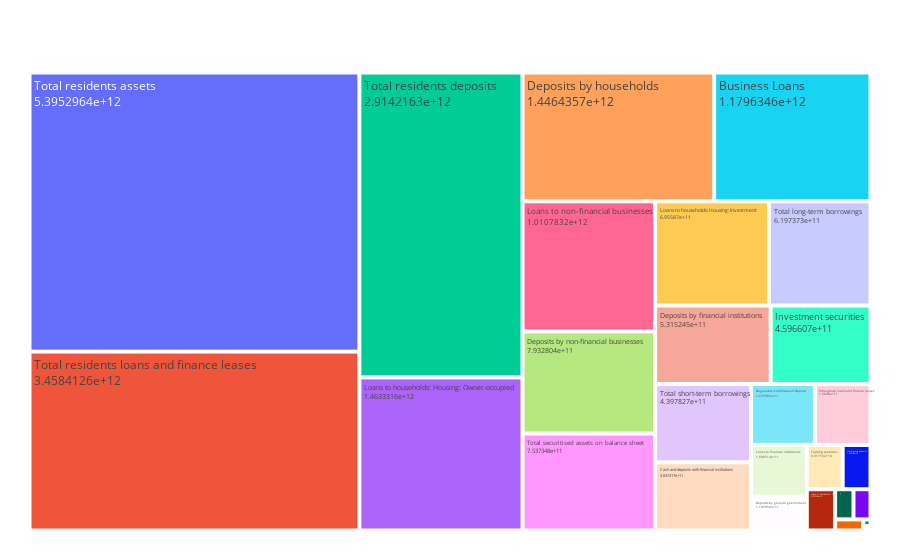

Notebook code for this chart:
### Code cell
import plotly.graph_objects as go

aggregates_df = dfs_dict['aggregates_df_dict']['df']
aggregates_df_category_col = dfs_dict['aggregates_df_dict']['category_col']
aggregates_df_dollar_col = dfs_dict['aggregates_df_dict']['dollar_col']
aggregates_df_dollar_movements_col = dfs_dict['aggregates_df_dict']['dollar_movements_col']
aggregates_df_percentage_movements_col = dfs_dict['aggregates_df_dict']['percentage_movements_col']

aggregates_df_selected_date = aggregates_df[aggregates_df[date_column] == selected_date]
aggregates_df_selected_date.head(5)

categories = aggregates_df_selected_date[aggregates_df_category_col]
values = aggregates_df_selected_date[aggregates_df_dollar_col]

# Create the treemap
fig = go.Figure(go.Treemap(
    labels=categories,
    values=values,
    parents=[""] * len(categories),  # Indicates no parent for all items
    textinfo="label+value"  # Display labels and values on the treemap
))

fig.update_layout(margin=dict(t=50, l=25, r=25, b=25))

fig.show()

### Figure 1 — Plotly figure (JSON) as saved in the notebook; plotly's stock layout.template omitted (floating-point values rounded to 4 significant figures)
{"data": [{"labels": ["Acceptances", "Business Loans", "Cash and deposits with financial institutions", "Deposits by community service organisations", "Deposits by financial institutions", "Deposits by general government", "Deposits by households", "Deposits by non-financial businesses", "Intra-group deposits", "Intra-group loans and finance leases", "Investment securities", "Loans to community service organisations", "Loans to financial institutions", "Loans to general government", "Loans to households: Credit cards", "Loans to households: Housing: Investment", "Loans to households: Housing: Owner-occupied", "Loans to households: Other", "Loans to non-financial businesses", "Negotiable Certificates of Deposit", "Net acceptances of customers", "Total long-term borrowings", "Total residents assets", "Total residents deposits", "Total residents loans and finance leases", "Total securitised assets on balance sheet", "Total short-term borrowings", "Trading securities"], "parents": ["", "", "", "", "", "", "", "", "", "", "", "", "", "", "", "", "", "", "", "", "", "", "", "", "", "", "", ""], "textinfo": "label+value", "type": "treemap", "values": [931600000, 1179634600000, 383741700000, 32469900000, 531524500000, 110505600000, 1446435700000, 793280400000, 72391400000, 198480000000, 459660700000, 2864900000, 168851400000, 18290800000, 30086700000, 695587000000, 1463331600000, 68615200000, 1010783200000, 227698500000, 929400000, 619737300000, 5395296400000, 2914216300000, 3458412600000, 753734800000, 439782700000, 93171600000]}], "layout": {"margin": {"b": 25, "l": 25, "r": 25, "t": 50}}}
